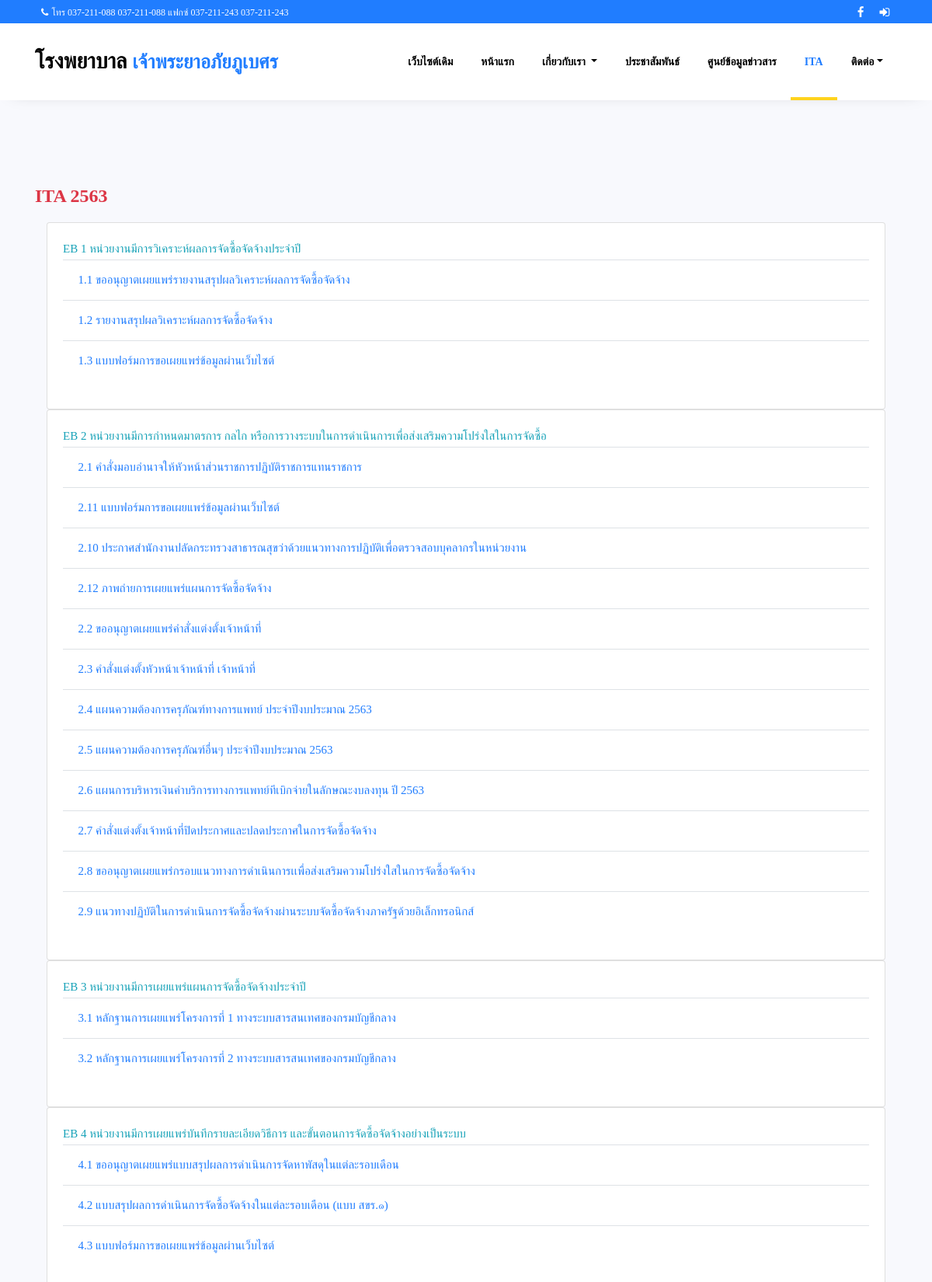
/Pages/ita.php (upper part), run on the app's committed database.
### tables this page shows
CREATE TABLE `ita_eb`  (
  `ita_eb_id` int(255) DEFAULT NULL,
  `ita_eb_code` varchar(255) DEFAULT NULL,
  `ita_eb_name` varchar(255) DEFAULT NULL
);

CREATE TABLE `ita_detail`  (
  `ita_id` int(11) NOT NULL AUTO_INCREMENT,
  `ita_order` varchar(10) DEFAULT NULL,
  `ita_eb` varchar(10) DEFAULT NULL,
  `ita_detal` varchar(255) DEFAULT NULL,
  `ita_icon` varchar(255) DEFAULT NULL,
  `ita_path` varchar(255) DEFAULT NULL,
  `ita_like` varchar(255) DEFAULT NULL,
  `ita_status` varchar(10) DEFAULT NULL,
  `ita_update` datetime(0) DEFAULT NULL,
  `ita_userupdate` varchar(100) DEFAULT NULL,
  PRIMARY KEY (`ita_id`) USING BTREE
);

### Pages/ita.php (the view, shortened to what this page needs)
<!DOCTYPE html>
<html lang="en">
<head>
    <?php include "./cpawebsite/components/header.php"; ?>
</head>
<body>
    <?php
    include "./cpawebsite/components/navbar.php";
    ?>
    <section class="ftco-section bg-light">
        <div class="container">
            <div class="content-wrapper">
                <div class="row">
                    <div class="col-md-12 grid-margin">
                        <div class="d-flex justify-content-between align-items-center">
                            <div>
                                <h4 class="font-weight-bold mb-3 text-danger"  title="สร้างเมื่อวันที่ 1 ธันวาคม 2562
                                | ปรับปรุงครั้งที่ 1 วันที่  6 มีนาคม 2563
                                | ปรับปรุงครั้งที่ 2 วันที่  9 มีนาคม 2563
                                | ปรับปรุงครั้งที่ 3 วันที่ 10 มีนาคม 2563
                                | ปรับปรุงครั้งที่ 4 วันที่ 13 มีนาคม 2563
                                | ปรับปรุงครั้งที่ 5 วันที่ 26 สิงหาคม 2563
                                ">ITA 2563</h4>
                            </div>
                        </div>
                    </div>
                </div>
                <?php
                $sqlita_eb = "SELECT * FROM ita_eb ";
                $querysqlita_eb = mysqli_query($con, $sqlita_eb);
                while ($topic_ita  = mysqli_fetch_assoc($querysqlita_eb)) {
                ?>
                    <div class="col-md-12 grid-margin stretch-card">
                        <div class="card">
                            <div class="card-body">
                                <p class="card-title mb-0 text-info"><?php echo $topic_ita['ita_eb_code'] . ' ' . $topic_ita['ita_eb_name']; ?></p>
                                <div class="table-responsive">
                                    <table class="table table-hover">
                                        <tbody>
                                            <?php
                                            $sqldetail_ita = "SELECT * FROM ita_detail where ita_eb = '" . $topic_ita['ita_eb_id'] . "' and ita_status ='1' Order by ita_order";
                                            $querysqldetail_ita = mysqli_query($con, $sqldetail_ita);
                                            while ($detail_ita  = mysqli_fetch_assoc($querysqldetail_ita)) {
                                            ?>
                                                <tr>
                                                    <td class="text-danger">
                                                        <span><a href="./cpawebsite/uploads/ita/<?php echo $detail_ita['ita_path']; ?>" target="_blank">&nbsp;&nbsp;<?php echo $detail_ita['ita_detal']; ?></a></span>
                                                    </td>
                                                </tr>
                                            <?php } ?>
                                        </tbody>
                                    </table>
                                </div>
                            </div>
                        </div>
                    </div>
                <?php } ?>
    </section>
</body>
</html>

### components/navbar.php (style rules this page uses)
div { font-family: myFirstFont; }

### data on the page
ita_eb: ita_eb_code "EB 1", ita_eb_name "หน่วยงานมีการวิเคราะห์ผลการจัดซื้อจัดจ้างประจำปี"
ita_detail: ita_detal "1.1 ขออนุญาตเผยแพร่รายงานสรุปผลวิเคราะห์ผลการจัดซื้อจัดจ้าง"
ita_detail: ita_detal "1.2 รายงานสรุปผลวิเคราะห์ผลการจัดซื้อจัดจ้าง"
ita_detail: ita_detal "1.3 แบบฟอร์มการขอเผยแพร่ข้อมูลผ่านเว็บไซต์"
ita_eb: ita_eb_code "EB 2", ita_eb_name "หน่วยงานมีการกำหนดมาตรการ กลไก หรือการวางระบบในการดำเนินการเพื่อส่งเสริมความโปร่งใสในการจัดซื้อ"
ita_detail: ita_detal "2.1 คำสั่งมอบอำนาจให้หัวหน้าส่วนราชการปฏิบัติราชการแทนราชการ"
ita_detail: ita_detal "2.11 แบบฟอร์มการขอเผยแพร่ข้อมูลผ่านเว็บไซต์"
ita_detail: ita_detal "2.10 ประกาศสำนักงานปลัดกระทรวงสาธารณสุขว่าด้วยแนวทางการปฏิบัติเพื่อตรวจสอบบุคลากรในหน่วยงาน"
ita_detail: ita_detal "2.12 ภาพถ่ายการเผยแพร่แผนการจัดซื้อจัดจ้าง"
ita_detail: ita_detal "2.2 ขออนุญาตเผยแพร่คำสั่งแต่งตั้งเจ้าหน้าที่"
ita_detail: ita_detal "2.3 คำสั่งแต่งตั้งหัวหน้าเจ้าหน้าที่ เจ้าหน้าที่"
ita_detail: ita_detal "2.4 แผนความต้องการครุภัณฑ์ทางการแพทย์ ประจำปีงบประมาณ 2563"
ita_detail: ita_detal "2.5 แผนความต้องการครุภัณฑ์อื่นๆ ประจำปีงบประมาณ 2563"
ita_detail: ita_detal "2.6 แผนการบริหารเงินค่าบริการทางการแพทย์ทีเบิกจ่ายในลักษณะงบลงทุน ปี 2563"
ita_detail: ita_detal "2.7 คำสั่งแต่งตั้งเจ้าหน้าที่ปิดประกาศและปลดประกาศในการจัดซื้อจัดจ้าง"
ita_detail: ita_detal "2.8 ขออนุญาตเผยแพร่กรอบแนวทางการดำเนินการเเพื่อส่งเสริมความโปร่งใสในการจัดซื้อจัดจ้าง"
ita_detail: ita_detal "2.9 แนวทางปฏิบัติในการดำเนินการจัดซื้อจัดจ้างผ่านระบบจัดซื้อจัดจ้างภาครัฐด้วยอิเล็กทรอนิกส์"
ita_eb: ita_eb_code "EB 3", ita_eb_name "หน่วยงานมีการเผยแพร่แผนการจัดซื้อจัดจ้างประจำปี"
ita_detail: ita_detal "3.1 หลักฐานการเผยแพร่โครงการที่ 1 ทางระบบสารสนเทศของกรมบัญชีกลาง"
ita_detail: ita_detal "3.2 หลักฐานการเผยแพร่โครงการที่ 2 ทางระบบสารสนเทศของกรมบัญชีกลาง"
ita_eb: ita_eb_code "EB 4", ita_eb_name "หน่วยงานมีการเผยแพร่บันทึกรายละเอียดวิธีการ และขั้นตอนการจัดซื้อจัดจ้างอย่างเป็นระบบ"
ita_detail: ita_detal "4.1 ขออนุญาตเผยแพร่แบบสรุปผลการดำเนินการจัดหาพัสดุในแต่ละรอบเดือน"
ita_detail: ita_detal "4.2 แบบสรุปผลการดำเนินการจัดซื้อจัดจ้างในแต่ละรอบเดือน (แบบ สขร.๑)"
ita_detail: ita_detal "4.3 แบบฟอร์มการขอเผยแพร่ข้อมูลผ่านเว็บไซต์"
